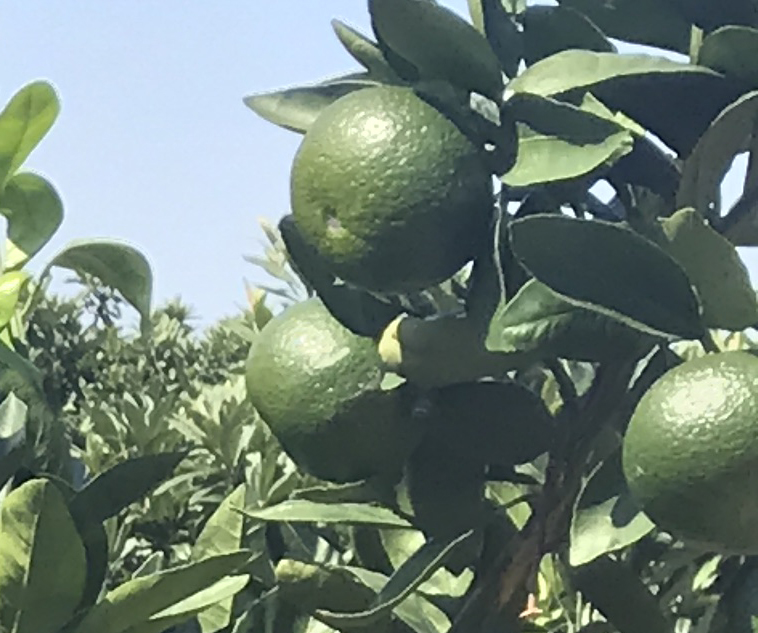
%> input picture fruit_set/3/3.jpg, 758 x 633 px
$ octave Process1_imageload_filtering.m   (GNU Octave 9; MATLAB toolbox functions it lacks are replaced by stand-ins)
%> lines starting %> are read from the running program, lines starting %| are printed output that depends on the picture; in (x1, y1, x2, y2) boxes, pixels count from 0 and x2, y2 are one past the last pixel; in counts of white or black regions, pixels touching at a corner belong together; the program's own positions count from 1
### fruit_set/2/bfilter2.m
%简单地说:
%A为给定图像，归一化到[0,1]的矩阵
%W为双边滤波器（核）的边长/2
%定义域方差σd记为SIGMA(1),值域方差σr记为SIGMA(2)

%%%%%%%%%%%%%%%%%%%%%%%%%%%%%%%%%%%%%%%%%%%%%%%%%%%%%%%%%%%%%
% Pre-process input and select appropriate filter.
function B = bfilter2(A,w,sigma)

% Verify that the input image exists and is valid.
if ~exist('A','var') || isempty(A)
   error('Input image A is undefined or invalid.');
end
if ~isfloat(A) || ~sum([1,3] == size(A,3)) || ...
      min(A(:)) < 0 || max(A(:)) > 1
   error(['Input image A must be a double precision ',...
          'matrix of size NxMx1 or NxMx3 on the closed ',...
          'interval [0,1].']);
end

% Verify bilateral filter window size.
if ~exist('w','var') || isempty(w) || ...
      numel(w) ~= 1 || w < 1
   w = 5;
end
w = ceil(w);

% Verify bilateral filter standard deviations.
if ~exist('sigma','var') || isempty(sigma) || ...
      numel(sigma) ~= 2 || sigma(1) <= 0 || sigma(2) <= 0
   sigma = [3 0.1];
end

% Apply either grayscale or color bilateral filtering.
if size(A,3) == 1
   B = bfltGray(A,w,sigma(1),sigma(2));
else
   B = bfltColor(A,w,sigma(1),sigma(2));
end


%%%%%%%%%%%%%%%%%%%%%%%%%%%%%%%%%%%%%%%%%%%%%%%%%%%%%%%%%%%%%
% Implements bilateral filtering for grayscale images.
function B = bfltGray(A,w,sigma_d,sigma_r)

% Pre-compute Gaussian distance weights.
[X,Y] = meshgrid(-w:w,-w:w);
%创建核距离矩阵，e.g.
%  [x,y]=meshgrid(-1:1,-1:1)
%
% x =
%
%     -1     0     1
%     -1     0     1
%     -1     0     1
%
%
% y =
%
%     -1    -1    -1
%      0     0     0
%      1     1     1
%计算定义域核
G = exp(-(X.^2+Y.^2)/(2*sigma_d^2));

% Create waitbar.
h = waitbar(0,'Applying bilateral filter...');
set(h,'Name','Bilateral Filter Progress');

% Apply bilateral filter.
%计算值域核H 并与定义域核G 乘积得到双边权重函数F
dim = size(A);
B = zeros(dim);
for i = 1:dim(1)
   for j = 1:dim(2)

         % Extract local region.
         iMin = max(i-w,1);
         iMax = min(i+w,dim(1));
         jMin = max(j-w,1);
         jMax = min(j+w,dim(2));
         %定义当前核所作用的区域为(iMin:iMax,jMin:jMax)
         I = A(iMin:iMax,jMin:jMax);%提取该区域的源图像值赋给I

         % Compute Gaussian intensity weights.
         H = exp(-(I-A(i,j)).^2/(2*sigma_r^2));

         % Calculate bilateral filter response.
         F = H.*G((iMin:iMax)-i+w+1,(jMin:jMax)-j+w+1);
         B(i,j) = sum(F(:).*I(:))/sum(F(:));

   end
   waitbar(i/dim(1));
end

% Close waitbar.
close(h);


%%%%%%%%%%%%%%%%%%%%%%%%%%%%%%%%%%%%%%%%%%%%%%%%%%%%%%%%%%%%%
% Implements bilateral filter for color images.
% [59 lines left out: function bfltColor, not called in this run]

### fruit_set/1/edge_enhance.m
function [ I2 ] = edge_enhance( I )
% I = rgb2gray(I);
% imshow(I);
I2 = I;
BW1 = edge(I,'Canny',0.1,'horizontal',0.1);

se = strel('square',1);
BW1 = imdilate(BW1,se,2);
BW1 = imerode(BW1,se,2);
% BW1 = imdilate(BW1,se,2);

L = bwlabel(BW1);
S = regionprops(L, 'all');
BW2 = ismember(L, find([S.Area]>=100 ));


for i = 1:size(BW2,1)

for j = 1:size(BW2,2)

   pixel = BW2(i,j);
   if(pixel == 1)

       I2(i,j) = 0;


   end

end

end


% figure
% imshowpair(BW2,I2,'montage')


end

### fruit_set/3/Process1_imageload_filtering.m
J=imread('3.jpg');
%> J is the input picture: size 633x758x3 uint8; mean R, G, B 111.6, 127.5, 117
I = rgb2gray(J);
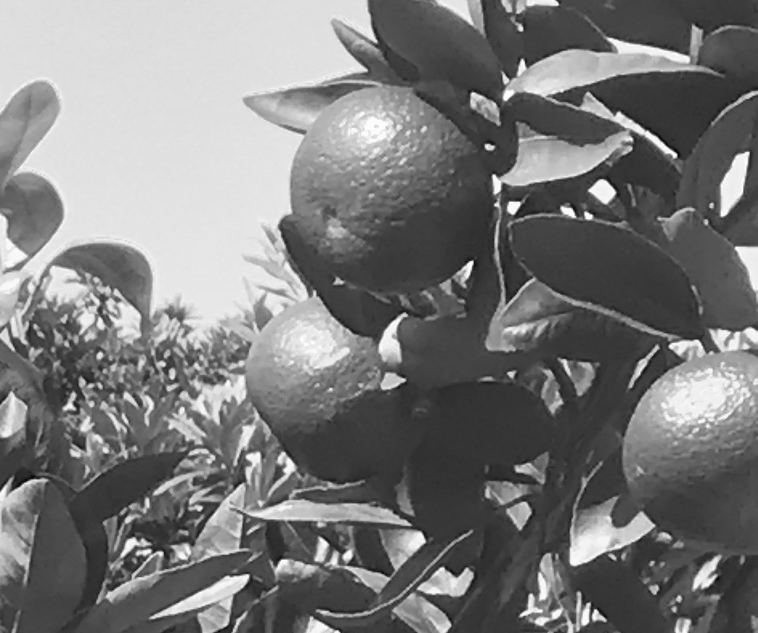
%> I: size 633x758 uint8; min 3, max 253, mean 121.5
imsize = 400*300
imsize_real = size(I,1)*size(I,2);
%> imsize_real = 479814
alpha = sqrt(imsize_real/imsize);
%> alpha = 2
I = imresize(I,[size(I,1)/alpha,size(I,2)/alpha]);
%> I: size 317x380 uint8
                                                       %to enhance the edge in order to seperate different obj

I=double(I)/255;
%> I: size 317x380 double

%bilateral filter
w = 3;       % bilateral filter half-width
sigma = [10 1]; % bilateral filter standard deviations

% I = edge_enhance(I);
 Is=bfilter2(I,w,sigma);
%> after the loop in bfltGray, `for i = 1:dim(1)`:
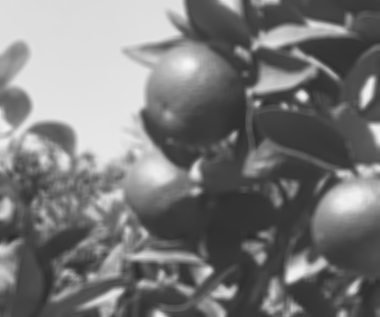
%> B: size 317x380 double; min 0.168, max 0.972, mean 0.476
 Is = edge_enhance(Is);
%> in edge_enhance, `BW1 = edge(I,'Canny',0.1,'horizontal',0.1);`:
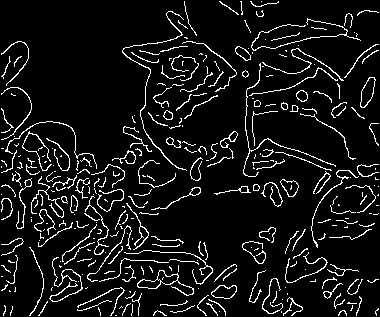
%> BW1: size 317x380 logical; 8.2% white in thin lines or dots
%> in edge_enhance, `L = bwlabel(BW1);`:
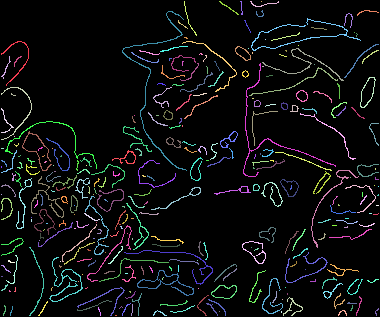
%> L: size 317x380 double; 320 distinct labels, from 0 to 319; one colour per label, 0 black
%> in edge_enhance, `S = regionprops(L, 'all');`: S = 319 regions; largest, box (x1, y1, x2, y2), Area, Centroid, MajorAxisLength, MinorAxisLength and Eccentricity: (122, 11, 187, 171) 310 [155.8 82.3] 200.5 66.77 0.943, (243, 63, 336, 177) 264 [267.8 135.2] 136.2 90.4 0.748, (251, 18, 361, 51) 249 [301.9 35.3] 128.8 31.48 0.97
%> in edge_enhance, `BW2 = ismember(L, find([S.Area]>=100 ));`:
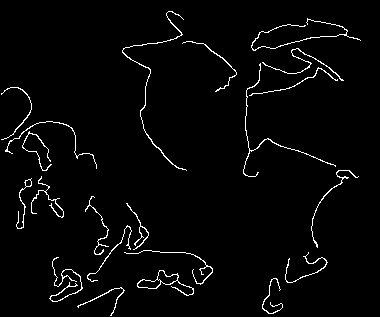
%> BW2: size 317x380 logical; 2.7% white in thin lines or dots
%> after the loop in edge_enhance, `for i = 1:size(BW2,1)`:
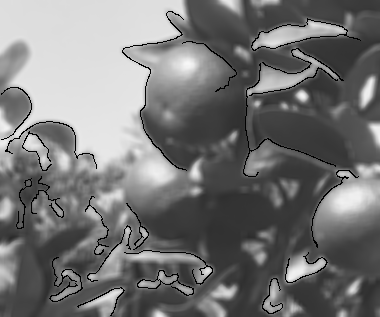
%> I2: size 317x380 double; 2.71% of pixels changed, all inside (x1, y1, x2, y2) = (1, 11, 361, 316)

figure
imshow(Is);
%
bwSet = {};

maxNum = 0;
figure
imshow(rgb2gray(imresize(J,[size(J,1)/alpha,size(J,2)/alpha])));
step = 5;
color = [0,1,0];
 for i = 1:step:255

     Is2 = Is;
% [7 lines of commented-out code are left out]

j = im2bw(Is2,i/255);
se = strel('square',5);
j = imdilate(j,se);
j = imerode(j,se);
L = bwlabel(j);
S = regionprops(L, 'all');
bw = ismember(L, find([S.Area]>=20 ));

%boundary = bwboundaries(bw);
[bw2,num] = bwlabel(bw);
S = regionprops(bw2, 'all');
boundary = bwboundaries(bw2,'noholes');
%boundary = bwboundaries(bw2);
if(num>maxNum)
    maxNum=num;
end

bwIm.bw = bw2;
bwIm.num = num;
bwIm.stats = S;
if num==0
    break
end
bwSet{length(bwSet)+1} = bwIm;
% imshow(bw2);

   for h =1:size(boundary)

      B = boundary{h};
      hold on;
      plot(B(:,2), B(:,1),'Color',color, 'LineWidth', 0.1);

   end

   if(size(boundary,1)~=num)
       fprintf('B: %d N: %d \n',size(boundary,1),num);
   end
 end
%> this loop made 50 passes
%> (num, boundary, maxNum, bwIm.num) on passes 20, 22, 23, 24, 25, 26, 27, 28: (25, 25 boundaries, 25, 25), (27, 27 boundaries, 27, 27), (31, 31 boundaries, 31, 31), (32, 32 boundaries, 32, 32), (34, 34 boundaries, 34, 34), (37, 37 boundaries, 37, 37), (39, 39 boundaries, 39, 39), (41, 41 boundaries, 41, 41)
%> (num, maxNum, bwIm.num) on passes 1, 12, 13, 16, 17: (1, 1, 1), (2, 2, 2), (3, 3, 3), (17, 17, 17), (19, 19, 19)
%> after the loop, bwIm = {num 0}; bwSet = 49 items

filename = 'test_data';
origin_im = imresize(J,[size(J,1)/alpha,size(J,2)/alpha]);
filtered_im = Is;
%> (the run ends here)
